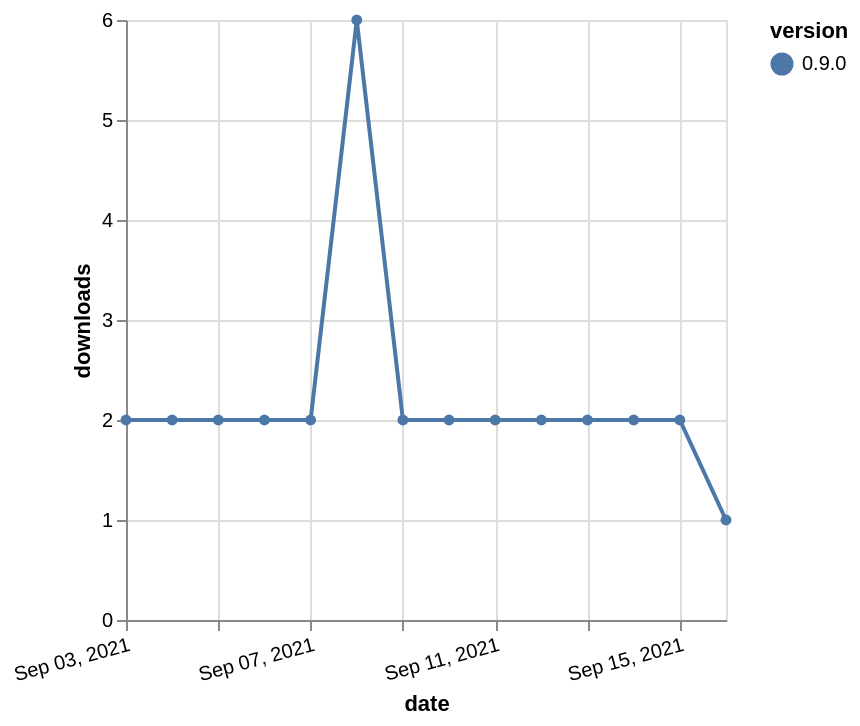

Express this chart as Vega-Lite.
### Vega-Lite specification from a JSON file in a GitHub repository (floating-point values rounded to 4 significant figures)
{"$schema": "https://vega.github.io/schema/vega-lite/v5.json", "description": "A simple bar chart with embedded data.", "data": {"values": [{"date": "2021-09-03", "total": 1044, "delta": 2, "version": "0.9.0"}, {"date": "2021-09-04", "total": 1046, "delta": 2, "version": "0.9.0"}, {"date": "2021-09-05", "total": 1048, "delta": 2, "version": "0.9.0"}, {"date": "2021-09-06", "total": 1050, "delta": 2, "version": "0.9.0"}, {"date": "2021-09-07", "total": 1052, "delta": 2, "version": "0.9.0"}, {"date": "2021-09-08", "total": 1058, "delta": 6, "version": "0.9.0"}, {"date": "2021-09-09", "total": 1060, "delta": 2, "version": "0.9.0"}, {"date": "2021-09-10", "total": 1062, "delta": 2, "version": "0.9.0"}, {"date": "2021-09-11", "total": 1064, "delta": 2, "version": "0.9.0"}, {"date": "2021-09-12", "total": 1066, "delta": 2, "version": "0.9.0"}, {"date": "2021-09-13", "total": 1068, "delta": 2, "version": "0.9.0"}, {"date": "2021-09-14", "total": 1070, "delta": 2, "version": "0.9.0"}, {"date": "2021-09-15", "total": 1072, "delta": 2, "version": "0.9.0"}, {"date": "2021-09-16", "total": 1073, "delta": 1, "version": "0.9.0"}]}, "width": "container", "mark": {"type": "line", "point": {"filled": true}}, "encoding": {"x": {"field": "date", "type": "temporal", "timeUnit": "yearmonthdate", "title": "date", "axis": {"labelAngle": -15}}, "y": {"field": "delta", "type": "quantitative", "title": "downloads"}, "color": {"field": "version", "type": "nominal"}, "tooltip": {"field": "delta"}}}
